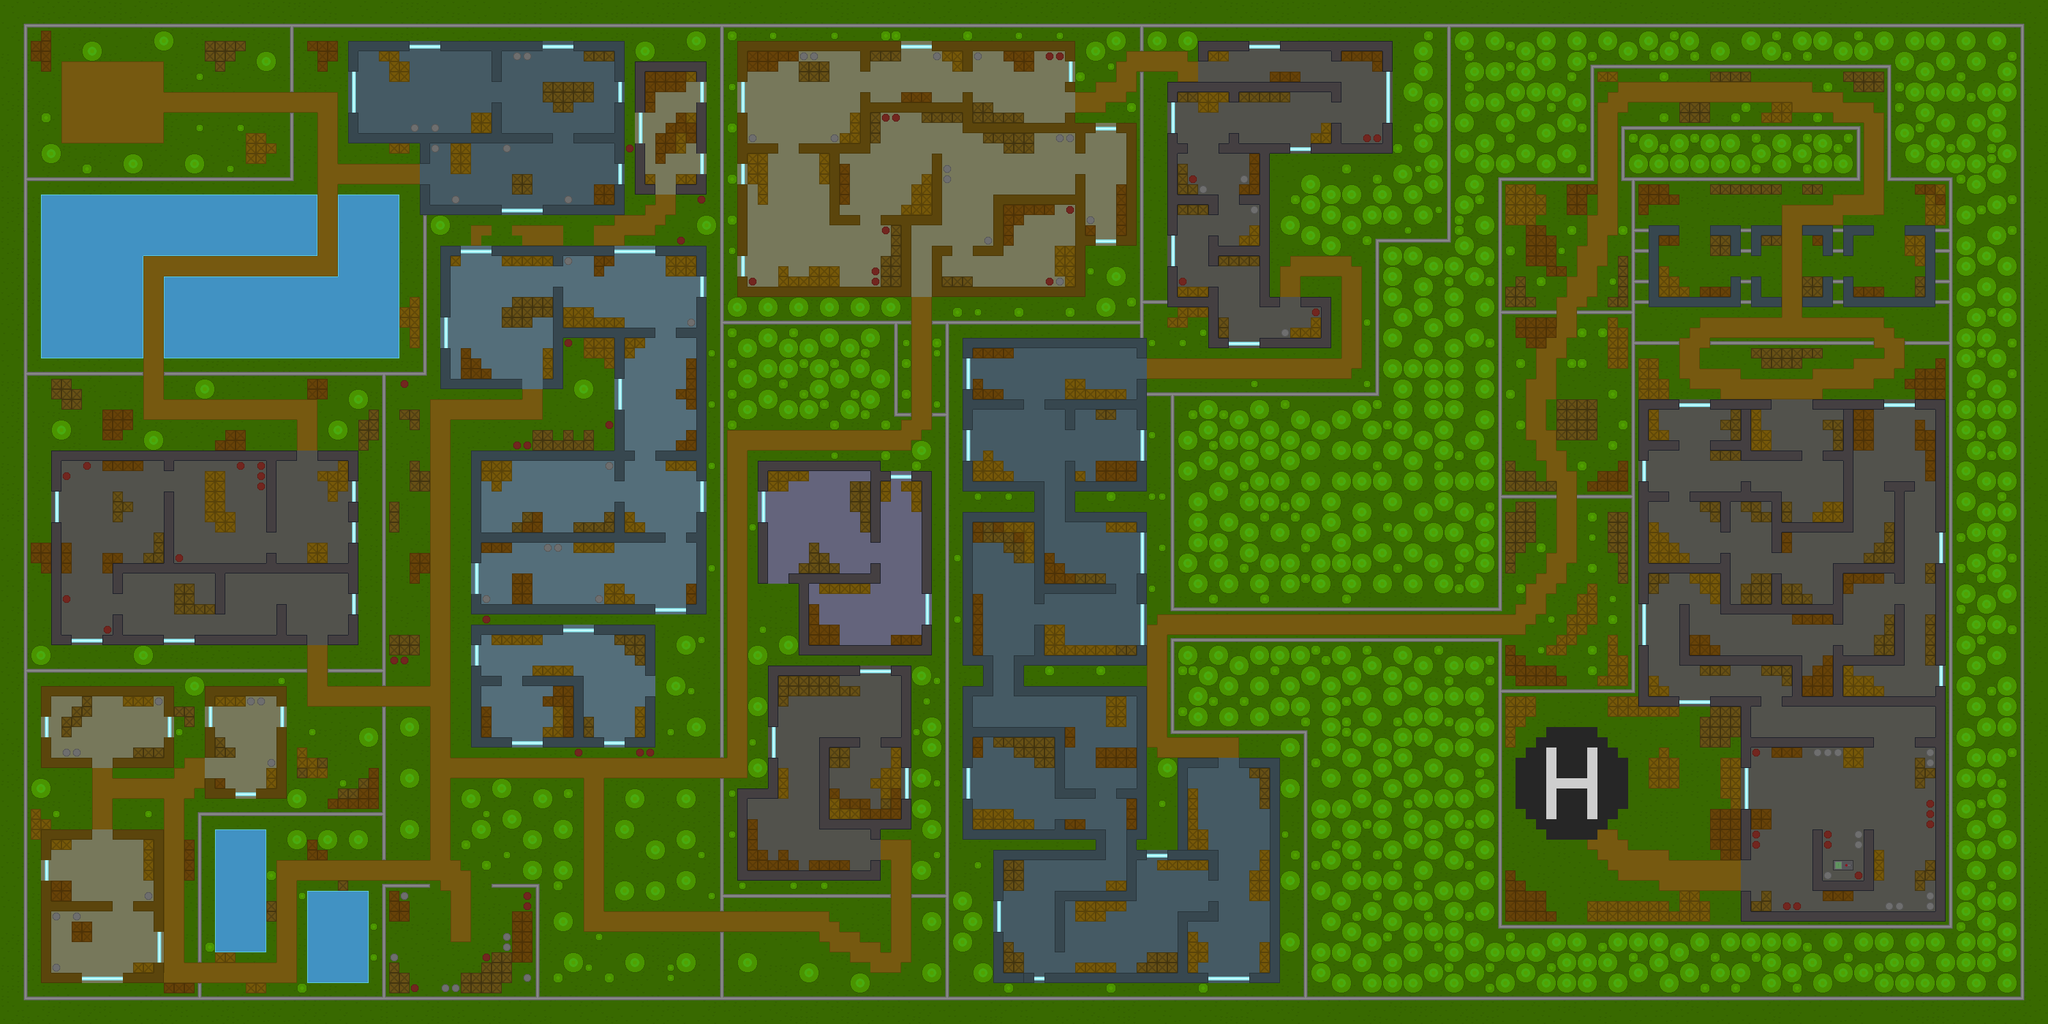

Rendered tile map (Tiled .tmx) drawn with the repository's tilesets; below, a short description and the map source with its tile grids summarised:
An orthogonal 200x100 tile map with 16x16 px tiles, 4 tile layers (Ground, Buildings, Props, EarthQuakeMachine) and 1200 objects.

<map version="1.8" tiledversion="1.8.2" orientation="orthogonal" renderorder="right-down" width="200" height="100" tilewidth="16" tileheight="16" infinite="0" nextlayerid="11" nextobjectid="1385">
 <editorsettings>
  <export target="map1.lua" format="lua" />
 </editorsettings>
 <tileset firstgid="1" name="tileset" tilewidth="16" tileheight="16" tilecount="220" columns="20">
  <image source="../imgs/tileset.png" width="320" height="180" />
 </tileset>
 <layer id="1" name="Ground" width="200" height="100">
  <data>[20000 cells, 20000 non-empty, 31 distinct tile ids]</data>
 </layer>
 <layer id="5" name="Buildings" width="200" height="100">
  <data>[20000 cells, 2398 non-empty, 51 distinct tile ids]</data>
 </layer>
 <layer id="3" name="Props" width="200" height="100">
  <data>[20000 cells, 5971 non-empty, 27 distinct tile ids]</data>
 </layer>
 <layer id="6" name="EarthQuakeMachine" width="200" height="100">
  <data>[20000 cells, 2 non-empty, 2 distinct tile ids]</data>
 </layer>
 <objectgroup id="4" name="Rectangles" visible="0">
  <object id="2" x="32" y="32" width="2240" height="16" />
  <object id="4" x="32" y="1552" width="2016" height="16" />
  <object id="5" x="32" y="48" width="16" height="1504" />
  <object id="6" x="2256" y="48" width="16" height="336" />
  <object id="7" x="2144" y="368" width="112" height="16" />
  <object id="8" x="2144" y="384" width="16" height="240" />
  <object id="9" x="1792" y="608" width="352" height="16" />
  <object id="10" x="1824" y="624" width="16" height="336" />
  <object id="11" x="1840" y="944" width="512" height="16" />
  <object id="12" x="2336" y="272" width="16" height="672" />
  <object id="13" x="2352" y="272" width="144" height="16" />
  <object id="14" x="2480" y="96" width="16" height="192" />
  <object id="15" x="2496" y="96" width="464" height="16" />
  <object id="16" x="2944" y="112" width="16" height="160" />
  <object id="17" x="2944" y="272" width="112" height="16" />
  <object id="18" x="3040" y="288" width="16" height="288" />
  <object id="19" x="2336" y="1440" width="400" height="16" />
  <object id="20" x="2336" y="992" width="16" height="464" />
  <object id="21" x="2336" y="1072" width="224" height="16" />
  <object id="22" x="2544" y="272" width="16" height="800" />
  <object id="23" x="2528" y="272" width="384" height="16" />
  <object id="24" x="2896" y="192" width="16" height="96" />
  <object id="25" x="2528" y="192" width="384" height="16" />
  <object id="26" x="2528" y="192" width="16" height="80" />
  <object id="27" x="2976" y="528" width="64" height="16" />
  <object id="28" x="2672" y="528" width="256" height="16" />
  <object id="29" x="2560" y="528" width="64" height="16" />
  <object id="30" x="1824" y="992" width="512" height="16" />
  <object id="31" x="1824" y="1008" width="16" height="144" />
  <object id="32" x="1824" y="1136" width="224" height="16" />
  <object id="33" x="1472" y="496" width="16" height="1056" />
  <object id="34" x="1456" y="496" width="336" height="16" />
  <object id="35" x="1776" y="112" width="16" height="448" />
  <object id="36" x="1792" y="464" width="32" height="16" />
  <object id="37" x="1424" y="1392" width="48" height="16" />
  <object id="38" x="1120" y="1392" width="272" height="16" />
  <object id="39" x="1120" y="1216" width="16" height="208" />
  <object id="40" x="1120" y="1456" width="16" height="96" />
  <object id="42" x="1120" y="48" width="16" height="1136" />
  <object id="43" x="1136" y="496" width="288" height="16" />
  <object id="44" x="1392" y="512" width="16" height="144" />
  <object id="45" x="1392" y="640" width="32" height="16" />
  <object id="46" x="1456" y="640" width="16" height="16" />
  <object id="47" x="832" y="1376" width="16" height="176" />
  <object id="48" x="768" y="1376" width="80" height="16" />
  <object id="49" x="592" y="1376" width="80" height="16" />
  <object id="50" x="592" y="1392" width="16" height="160" />
  <object id="52" x="304" y="1536" width="16" height="16" />
  <object id="53" x="304" y="1264" width="16" height="240" />
  <object id="54" x="304" y="1264" width="304" height="16" />
  <object id="55" x="592" y="1104" width="16" height="240" />
  <object id="56" x="592" y="592" width="16" height="480" />
  <object id="57" x="512" y="1040" width="80" height="16" />
  <object id="58" x="48" y="1040" width="432" height="16" />
  <object id="60" x="256" y="576" width="400" height="16" />
  <object id="61" x="48" y="576" width="176" height="16" />
  <object id="62" x="656" y="336" width="16" height="256" />
  <object id="63" x="48" y="272" width="400" height="16" />
  <object id="65" x="448" y="176" width="16" height="112" />
  <object id="67" x="448" y="48" width="16" height="96" />
  <object id="72" x="64" y="48" width="16" height="64" />
  <object id="73" x="48" y="64" width="16" height="32" />
  <object id="74" x="320" y="64" width="48" height="32" />
  <object id="75" x="336" y="96" width="16" height="16" />
  <object id="76" x="368" y="64" width="16" height="16" />
  <object id="77" x="384" y="208" width="32" height="48" />
  <object id="78" x="416" y="224" width="16" height="16" />
  <object id="79" x="480" y="64" width="48" height="16" />
  <object id="80" x="496" y="80" width="32" height="16" />
  <object id="81" x="496" y="96" width="16" height="16" />
  <object id="82" x="608" y="224" width="32" height="16" />
  <object id="83" x="640" y="464" width="16" height="80" />
  <object id="84" x="624" y="480" width="16" height="32" />
  <object id="85" x="80" y="592" width="32" height="32" />
  <object id="86" x="112" y="608" width="16" height="32" />
  <object id="87" x="96" y="624" width="16" height="16" />
  <object id="88" x="160" y="640" width="32" height="48" />
  <object id="89" x="192" y="640" width="16" height="32" />
  <object id="90" x="336" y="688" width="48" height="16" />
  <object id="91" x="352" y="672" width="32" height="16" />
  <object id="92" x="480" y="592" width="32" height="32" />
  <object id="93" x="576" y="640" width="16" height="48" />
  <object id="94" x="560" y="656" width="16" height="48" />
  <object id="95" x="272" y="1104" width="32" height="16" />
  <object id="96" x="288" y="1120" width="16" height="16" />
  <object id="97" x="464" y="1168" width="16" height="48" />
  <object id="98" x="480" y="1184" width="32" height="32" />
  <object id="99" x="576" y="1200" width="16" height="64" />
  <object id="100" x="528" y="1232" width="48" height="16" />
  <object id="101" x="512" y="1248" width="64" height="16" />
  <object id="102" x="560" y="1216" width="16" height="16" />
  <object id="103" x="288" y="1312" width="16" height="64" />
  <object id="104" x="48" y="1280" width="32" height="16" />
  <object id="105" x="48" y="1264" width="16" height="16" />
  <object id="106" x="256" y="1536" width="48" height="16" />
  <object id="108" x="336" y="1488" width="32" height="16" />
  <object id="111" x="384" y="1536" width="32" height="16" />
  <object id="112" x="416" y="1408" width="16" height="32" />
  <object id="114" x="480" y="1312" width="16" height="32" />
  <object id="115" x="496" y="1328" width="16" height="16" />
  <object id="116" x="528" y="1376" width="16" height="16" />
  <object id="119" x="608" y="1408" width="32" height="32" />
  <object id="120" x="608" y="1504" width="16" height="48" />
  <object id="121" x="624" y="1520" width="16" height="32" />
  </objectgroup>
 <objectgroup id="9" name="Water" visible="0">
  <!-- 451 objects omitted --></objectgroup>
 <objectgroup id="7" name="Circles" visible="0">
  <!-- 445 objects omitted --></objectgroup>
 <objectgroup id="8" name="Enemies" visible="0">
  <!-- 105 objects omitted --></objectgroup>
 <objectgroup id="10" name="Medkits">
  <!-- 23 objects omitted --></objectgroup>
</map>
<!-- 1096 of 1200 objects omitted -->